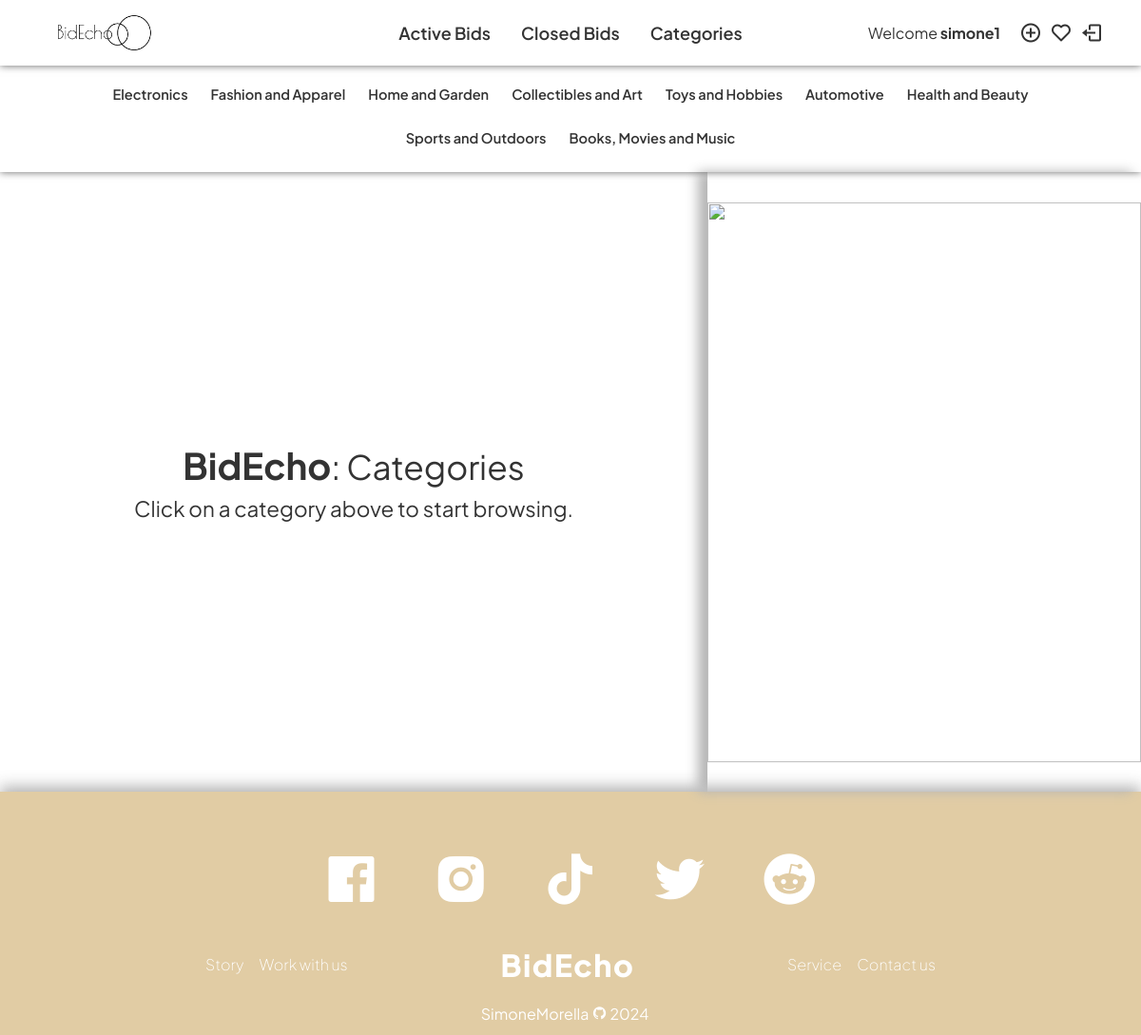
Page /categories (signed in) on the committed database.
### auctions/models.py (models this page shows, shortened)
class User(AbstractUser):
    watchlist = models.ManyToManyField("Listing", related_name='watchlist_items', blank=True)

class Categories(models.Model):
    category = models.CharField(max_length = 64)

### auctions/views.py (the view)
# urls.py: path("categories", views.show_categories, name="show_categories"),
def show_categories(request):
    categories = Categories.objects.all()
    return render(request, "auctions/categories.html", {
        "categories": categories,
    })

### auctions/templates/auctions/categories.html (shortened to what this page needs)
{% extends "auctions/layout.html" %}
{% load static %}
{% block body %}
    <section class="category-page">
        <div class="category-list">
            {% for category in categories %}
            <div class="category-btn">
                {{category.category}}
            </div>
            {% endfor %}
        </div>
        <div class="category-showcase">
            <div class="category-title">
                <div class="cat-title-text">
                    <span>BidEcho</span>: <span class="category-name">Categories</span>
                </div>
                <div class="category-text">
                    Click on a category above to start browsing.
                </div>
            </div>
            <div class="category-img">
                <img src="{% static 'auctions/category/category-general.png' %}" alt="">
            </div>
        </div>
    </section>
{% endblock %}

### auctions/templates/auctions/layout.html (shortened to what this page needs)
{% load static %}
<!DOCTYPE html>
<html lang="en">
    <head>
        <link rel="stylesheet" href="https://stackpath.bootstrapcdn.com/bootstrap/4.4.1/css/bootstrap.min.css">
        <link href="{% static 'auctions/styles.css' %}" rel="stylesheet">
        <link href='https://unpkg.com/boxicons@2.1.4/css/boxicons.min.css' rel='stylesheet'>
        <link rel="stylesheet" href="https://use.fontawesome.com/releases/v5.12.0/css/all.css">
    </head>
    <body>
        <div class="total-navbar">
            <div class="navbar">
                <div class="logo">
                    <a href="{% url 'index' %}"><img src="{% static 'auctions/bidechologo.png' %}" alt="bidechologo" id="logoimg"></a>
                </div>
                <div class="nav-items-central">
                    <a class="nav-link" href="{% url 'index' %}#active">Active Bids</a>
                    <a href="{% url 'close_listing' %}" class="nav-link">Closed Bids</a>
                    <a href="{% url 'show_categories' %}" class="nav-link">Categories</a>
                </div>
                <div class="rightnavbar">
                    <div class="welcome">
                        {% if user.is_authenticated %}
                        Welcome <strong>{{ user.username }}</strong>
                    {% endif %}
                    </div>
                    <div class="nav-logs">
                        {% if user.is_authenticated %}
                            <a class="nav-link" href="{% url 'listingCreation' %}"><i class='bx bx-plus-circle'></i></a>
                            <a class="nav-link" href="{% url 'watchlist' %}"><i class='bx bx-heart'></i></a>
                            <a class="nav-link" href="{% url 'logout' %}"><i class='bx bx-log-out' ></i></a>
                    {% else %}
                            <a class="login-link" href="{% url 'login' %}">Login</a>
                            <a class="register-link" href="{% url 'register' %}">Register</a>
                    {% endif %}
                    </div>
                </div>
            </div>
        </div>
        {% block body %}
        {% endblock %}
        <footer>
            <div class="social-media-icons">
                <a href="#"><i class='bx bxl-facebook-square' id="fb"></i></a>
                <a href="#"><i class='bx bxl-instagram-alt' id="ig"></i></a>
                <a href="#"><i class='bx bxl-tiktok' id="tiktok"></i></a>
                <a href="#"><i class='bx bxl-twitter' id="twitter"></i></a>
                <a href="#"><i class='bx bxl-reddit' id="reddit"></i></a>
            </div>
            <div class="below-footer">
                <div class="footer-nav">
                    <div class="left-footer-nav">
                        <a href="">Story</a>
                        <a href="">Work with us</a>
                    </div>
                    <div class="central-footer-nav">
                        <a href="">BidEcho</a>
                    </div>
                    <div class="right-footer-nav">
                        <a href="">Service</a>
                        <a href="">Contact us</a>
                    </div>
                </div>
                <div class="copyright">
                    SimoneMorella
                    <a href="https://github.com/SimoneMorella"><i class='bx bxl-github' id="gitico"></i></a>
                </div>
            </div>
        </footer>
    </body>
</html>

### rows in the picture
User: username "simone1"
Categories: category "Electronics"
Categories: category "Fashion and Apparel"
Categories: category "Home and Garden"
Categories: category "Collectibles and Art"
Categories: category "Toys and Hobbies"
Categories: category "Automotive"
Categories: category "Health and Beauty"
Categories: category "Sports and Outdoors"
Categories: category "Books, Movies and Music"
